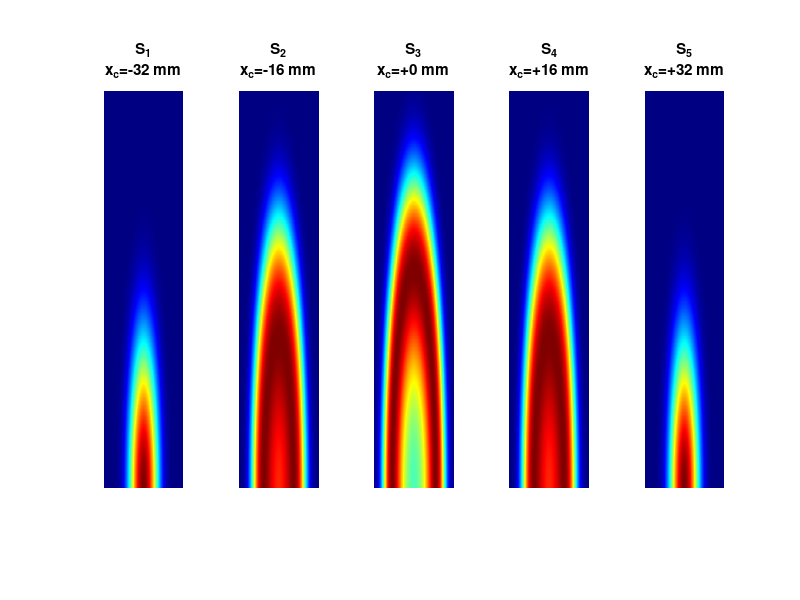

MATLAB code to generate this figure: (Note: this script raises an error after producing the figure.)
clear all;
clc;
close all;

addpath(genpath('.\image'));
addpath(genpath('.\image2'));
addpath(genpath('.\data'));
addpath(genpath('.\dataRGB'));
addpath(genpath('.\len_sub'));
addpath(genpath('.\频域重聚焦精简'));

if ~exist('.\dataRGB', 'dir')
    mkdir('.\dataRGB');
end

%% =========================================================
%  1. 火焰模型参数
%
%  本程序采用五层径向分层模型：
%
%  1）沿相机光轴 x 方向，将火焰直径 2R 连续划分为5层；
%  2）每层厚度为 2R/5，层与层之间没有空隙；
%  3）每层只使用该层中心位置 x_i 的二维温度分布；
%  4）使用层中心温度代表该层整个厚度范围内的温度；
%  5）每层保留有限厚度对应的辐射发射能力；
%  6）每层使用其中心对应的不同物距调用 LF_sim；
%  7）5个分层光场在线性光场数据层面叠加。
%
%  坐标约定：
%  相机位于火焰 +x 方向，光线沿 +x 方向传播。
%% =========================================================

t1 = 1200;           % 温度增量，K
t2 = 900;            % 基础温度，K
m  = 3;              % 温度场形状参数
n  = 0.9;

R = 0.04;            % 火焰半径，m
Z = 0.40;            % 火焰高度，m

Ny = 500;            % 横向网格数
Nz = 500;            % 轴向网格数

[y, z] = meshgrid( ...
    linspace(-R, R, Ny), ...
    linspace(0, Z, Nz));

%% =========================================================
%  2. 单色辐射参数
%
%  所有参数统一使用 SI 单位。
%% =========================================================

lambda = 0.610e-6;   % 波长，m
c1 = 3.7418e-16;     % 第一辐射常数
c2 = 1.4388e-2;      % 第二辐射常数，m*K

%% =========================================================
%  3. 介质辐射参数
%
%  对应纯吸收火焰：
%  单次散射反照率 omega = 0
%  因此散射系数 ks = 0
%% =========================================================

ke = 50;             % 消光系数，m^-1
ks = 0;              % 散射系数，m^-1
ka = ke - ks;        % 吸收系数，m^-1

if ka < 0
    error('吸收系数 ka 不能为负，请检查 ke 和 ks。');
end

%% =========================================================
%  4. 沿 x 方向连续划分为5层
%
%  火焰光轴方向范围：
%
%       -R <= x <= R
%
%  五层划分：
%
%  S1: [-R,    -3R/5]
%  S2: [-3R/5, -R/5 ]
%  S3: [-R/5,   R/5 ]
%  S4: [ R/5,   3R/5]
%  S5: [ 3R/5,  R   ]
%
%  当 R = 0.04 m 时：
%
%  S1: [-40, -24] mm，中心 -32 mm
%  S2: [-24,  -8] mm，中心 -16 mm
%  S3: [ -8,   8] mm，中心   0 mm
%  S4: [  8,  24] mm，中心  16 mm
%  S5: [ 24,  40] mm，中心  32 mm
%% =========================================================

N_layer = 5;

% 每层的边界
x_edges = linspace(-R, R, N_layer + 1);

% 每层中心位置
x_center = 0.5 .* ...
    (x_edges(1:end-1) + x_edges(2:end));

% 每层厚度
dx_layer = diff(x_edges);

fprintf('火焰沿 x 方向连续划分为 %d 层。\n', N_layer);

fprintf('每层厚度为 %.6f m = %.3f mm。\n\n', ...
    dx_layer(1), dx_layer(1) * 1000);

for i = 1:N_layer

    fprintf(['S%d：左边界 = %+.5f m，' ...
             '右边界 = %+.5f m，中心 = %+.5f m\n'], ...
        i, ...
        x_edges(i), ...
        x_edges(i+1), ...
        x_center(i));
end

%% =========================================================
%  5. 计算每层中心位置的温度和辐射
%
%  第 i 层使用中心坐标 x_i：
%
%       T_i(y,z) = T(x_i,y,z)
%
%  即：
%
%  - 沿层厚方向 x，不再继续区分温度变化；
%  - 每层整个厚度使用中心温度代表；
%  - 但温度仍随 y 和 z 变化；
%  - 所以 T_i 是二维温度分布，不是单一温度值。
%% =========================================================

% 保存五层温度场
T_layer = zeros(Nz, Ny, N_layer, 'single');

% 保存五层出射辐射
I_layer = zeros(Nz, Ny, N_layer, 'single');

% 对每一个 y，圆柱截面朝向 +x 方向的边界为：
%
%       x_front = sqrt(R^2-y^2)
%
% 相机位于 +x 方向。
x_front = sqrt(max(R.^2 - y.^2, 0));

for i = 1:N_layer

    %% 5.1 当前层中心坐标

    xi = x_center(i);

    %% 5.2 当前层中心截面的二维温度分布

    term_i = m .* ( ...
        xi.^2 ./ R.^2 + ...
        y.^2  ./ R.^2 + ...
        z.^2  ./ Z.^2) - n;

    T_i = t1 .* exp(-(term_i.^2)) + t2;

    %% 5.3 根据中心温度计算单色黑体辐射

    Eb_i = c1 .* lambda.^(-5) ./ ...
        expm1(c2 ./ (lambda .* T_i));

    %% 5.4 当前体积层与圆柱火焰的实际交叠厚度
    %
    % 当前层几何范围：
    %
    %       x_edges(i) <= x <= x_edges(i+1)
    %
    % 当前 y 位置圆柱截面的范围：
    %
    %       -x_front <= x <= x_front
    %
    % 两者取交集，得到当前 y 位置的实际火焰层厚度。

    x_intersect_left = max( ...
        x_edges(i), ...
        -x_front);

    x_intersect_right = min( ...
        x_edges(i+1), ...
        x_front);

    dx_effective = max( ...
        x_intersect_right - x_intersect_left, ...
        0);

    %% 5.5 当前有限厚度火焰层的等效发射率
    %
    % 虽然温度只取层中心值，但每层仍具有有限厚度。
    %
    % 纯吸收、均匀介质层的等效发射率：
    %
    %       alpha_i = 1-exp(-ka*dx_effective)

    alpha_i = 1 - exp(-ka .* dx_effective);

    %% 5.6 当前层辐射穿过前方火焰介质的距离
    %
    % 相机位于 +x 方向。
    %
    % 当前层朝向相机的一侧边界为：
    %
    %       x_intersect_right
    %
    % 从该边界到火焰前侧边界的距离为：
    %
    %       L_after = x_front-x_intersect_right

    L_after = max( ...
        x_front - x_intersect_right, ...
        0);

    %% 5.7 当前层到达火焰边界的辐射贡献
    %
    % 当前层自身发射：
    %
    %       Eb_i*alpha_i
    %
    % 经过前方火焰介质后：
    %
    %       I_i = Eb_i*alpha_i*exp(-ke*L_after)

    I_i = Eb_i .* ...
          alpha_i .* ...
          exp(-ke .* L_after);

    % 圆柱火焰外部不应产生辐射
    I_i(dx_effective <= 0) = 0;

    %% 5.8 保存结果

    T_layer(:, :, i) = single(T_i);
    I_layer(:, :, i) = single(I_i);

    fprintf('已完成第 %d 层：中心 x = %+.5f m。\n', ...
        i, xi);
end

%% =========================================================
%  6. 五层辐射叠加
%
%  该结果表示五个体积层到达火焰边界的出射辐射之和：
%
%       I_total = I_1+I_2+I_3+I_4+I_5
%% =========================================================

I_total = sum(double(I_layer), 3);

%% =========================================================
%  7. 显示五层中心温度分布
%% =========================================================

figure('Color', 'white');

for i = 1:N_layer

    subplot(1, N_layer, i);

    imagesc( ...
        linspace(-R, R, Ny), ...
        linspace(0, Z, Nz), ...
        double(T_layer(:, :, i)));

    set(gca, 'YDir', 'normal');

    axis image;
    axis off;

    title(sprintf( ...
        'S_%d\nx_c=%+.0f mm', ...
        i, ...
        x_center(i) * 1000));
end

colormap(jet(256));

sgtitle('五层中心截面的温度分布');

%% =========================================================
%  8. 显示五层辐射图和叠加图
%
%  显示操作不改变后续 LF_sim 的实际输入数据。
%% =========================================================

figure('Color', 'white');

for i = 1:N_layer

    subplot(1, N_layer + 1, i);

    imagesc( ...
        linspace(-R, R, Ny), ...
        linspace(0, Z, Nz), ...
        double(I_layer(:, :, i)));

    set(gca, 'YDir', 'normal');

    axis image;
    axis off;

    title(sprintf( ...
        'S_%d\nx_c=%+.0f mm', ...
        i, ...
        x_center(i) * 1000));
end

subplot(1, N_layer + 1, N_layer + 1);

imagesc( ...
    linspace(-R, R, Ny), ...
    linspace(0, Z, Nz), ...
    I_total);

set(gca, 'YDir', 'normal');

axis image;
axis off;

title('五层叠加');

colormap(gray(256));

sgtitle(sprintf( ...
    '五层中心温度近似下的辐射图，k_e=%.1f m^{-1}', ...
    ke));

%% =========================================================
%  9. 使用统一的全局缩放系数
%
%  注意：
%
%  1）不能对各层分别归一化；
%  2）不能分别做 gamma 变换；
%  3）不能分别转换成 uint8；
%
%  否则会破坏五层之间的真实相对辐射强度。
%
%  这里只使用一个统一缩放系数，把所有层缩放到 LF_sim
%  常用的 0～255 数值范围。
%% =========================================================

global_I_max = max(I_total(:));

if global_I_max <= 0
    error('总辐射强度为零，请检查温度场和介质参数。');
end

LF_input_peak = 255;

global_scale = LF_input_peak / global_I_max;

fprintf('\n总辐射最大值 = %.6e\n', global_I_max);

fprintf('统一 LF_sim 输入缩放系数 = %.6e\n', ...
    global_scale);

%% =========================================================
%  10. 光场相机参数
%% =========================================================

% 火焰中心到主透镜的距离
d_center = 600;       % mm

% 主透镜与传感器参数
v = 16;               % 像距，mm
N_line = 81;          % 主透镜离散化数量
d_m = 18;           

D = 4;                % 主透镜直径，mm
F = 16;               % 主透镜焦距，mm

lens_d = 0.01;        % 微透镜直径，mm
sen_N = 20;           % 每个微透镜后的传感器像素数

lens_f = lens_d * F / D;
lens_v = lens_f + v;  

micr_N = ceil(D / lens_d);

sen_N_total = micr_N * sen_N;
sen_d = lens_d / sen_N; 

if mod(sen_N_total, 2) == 0
    sen_N_total = sen_N_total + 1;
end

% LF_sim 输入物体的物理尺寸
%
% 横向范围：-R～R，因此宽度为 2R
% 轴向范围：0～Z，因此高度为 Z

obj_w = 2 * R * 1000; % 80 mm
obj_h = Z * 1000;     % 400 mm

%% =========================================================
%  11. 计算五层对应的不同物距
%
%  相机位于火焰 +x 方向：
%
%       d_i = d_center-x_i
%
%  x 越大，表示该层越靠近相机，物距越小。
%
%  五层中心：
%
%       [-32,-16,0,16,32] mm
%
%  对应物距：
%
%       [632,616,600,584,568] mm
%% =========================================================

d_layer = d_center - x_center .* 1000;

fprintf('\n各层 LF_sim 物距如下：\n');

for i = 1:N_layer

    fprintf(['S%d：中心位置 = %+7.2f mm，' ...
             '物距 d_i = %.3f mm\n'], ...
        i, ...
        x_center(i) * 1000, ...
        d_layer(i));
end

%% =========================================================
%  12. 每层使用不同物距调用 LF_sim
%
%  LF_layer{i}：
%  第 i 层单独发光时对应的光场。
%
%  LF_total：
%  五层同时发光时的总光场。
%% =========================================================

LF_layer = cell(N_layer, 1);

LF_total = [];

layer_LF_max = zeros(N_layer, 1);

tic;

for i = 1:N_layer

    %% 12.1 当前层二维辐射图
    %
    % 所有层采用同一个全局缩放系数。

    obj_i = double(I_layer(:, :, i)) .* global_scale;

    %% 12.2 当前层物距

    d_i = d_layer(i);

    fprintf('\n正在调用 LF_sim：S%d/%d，d=%.3f mm...\n', ...
        i, ...
        N_layer, ...
        d_i);

    %% 12.3 当前层光场成像

    LF_i = double(LF_sim( ...
        obj_i, ...
        d_i, ...
        obj_w, ...
        obj_h, ...
        D, ...
        N_line, ...
        F, ...
        v, ...
        lens_d, ...
        lens_f, ...
        sen_N));

    %% 12.4 检查不同物距下输出尺寸是否一致

    if isempty(LF_total)

        LF_total = zeros(size(LF_i), 'double');

    elseif ~isequal(size(LF_total), size(LF_i))

        error(['第 %d 层 LF_sim 输出尺寸与前面层不同。' ...
               '请检查 LF_sim 是否会随物距改变输出数组尺寸。'], ...
               i);
    end

    %% 12.5 保存当前层光场

    LF_layer{i} = LF_i;

    %% 12.6 在线性光场数据层面叠加

    LF_total = LF_total + LF_i;

    layer_LF_max(i) = max(LF_i(:));

    %% 12.7 单独保存当前层光场

    save(sprintf( ...
        '.\\dataRGB\\LF_centerTemp_S%d_d_%.3f.mat', ...
        i, ...
        d_i), ...
        'LF_i', ...
        'i', ...
        'd_i', ...
        '-v7.3');
end

elapsed_time = toc;

fprintf('\n五层 LF_sim 计算完成，总耗时 %.3f s。\n', ...
    elapsed_time);

%% =========================================================
%  13. 组装总五维光场数据
%
%  当前为 610 nm 单色辐射模型。
%
%  因此，将同一个单色总光场复制到 R、G、B 三个通道：
%
%       LF(:,:,:,:,1) = LF_total
%       LF(:,:,:,:,2) = LF_total
%       LF(:,:,:,:,3) = LF_total
%
%  若 LF_total 为四维：
%
%       [U,V,S,T]
%
%  则 LF 为五维：
%
%       [U,V,S,T,3]
%% =========================================================

LF = cat(5, ...
    LF_total, ...
    LF_total, ...
    LF_total);

fprintf('\n单色总光场 LF_total 的尺寸为：\n');
disp(size(LF_total));

fprintf('RGB 五维光场 LF 的尺寸为：\n');
disp(size(LF));

fprintf('LF 的维数 ndims(LF) = %d\n', ...
    ndims(LF));

%% =========================================================
%  14. 保存五层模型的全部数据
%% =========================================================

save(sprintf( ...
    '.\\dataRGB\\LF_5layers_centerTemp_dcenter_%d_v_%d_Nline_%d.mat', ...
    d_center, ...
    v, ...
    N_line), ...
    'LF', ...
    'LF_total', ...
    'LF_layer', ...
    'T_layer', ...
    'I_layer', ...
    'I_total', ...
    'x_edges', ...
    'x_center', ...
    'dx_layer', ...
    'd_layer', ...
    'ke', ...
    'ka', ...
    'ks', ...
    'lambda', ...
    'global_scale', ...
    'obj_w', ...
    'obj_h', ...
    '-v7.3');

fprintf('五层中心温度模型的数据已保存。\n');

%% =========================================================
%  15. 保存分层参数表
%% =========================================================

LayerIndex = (1:N_layer).';

XLeft_m = x_edges(1:end-1).';
XRight_m = x_edges(2:end).';
XCenter_m = x_center.';

LayerThickness_m = dx_layer.';
ObjectDistance_mm = d_layer.';

LFMax = layer_LF_max;

layer_info = table( ...
    LayerIndex, ...
    XLeft_m, ...
    XRight_m, ...
    XCenter_m, ...
    LayerThickness_m, ...
    ObjectDistance_mm, ...
    LFMax);

writetable( ...
    layer_info, ...
    '.\dataRGB\layer_info_5layers_centerTemp.csv');

fprintf('分层位置和物距参数表已保存。\n');

%% =========================================================
%  16. 保存兼容 reshape4to2_im 的总光场文件
%
%  原 reshape4to2_im 函数可能会根据以下文件名读取数据：
%
%  im_d_600_v_16_Nline_81_1.mat
%  im_d_600_v_16_Nline_81_2.mat
%  im_d_600_v_16_Nline_81_3.mat
%
%  这里保存的是五层叠加后的总光场。
%
%  文件名中的 d_center=600 只用于兼容原函数，
%  不代表五层全部位于600 mm平面。
%% =========================================================

im = LF_total;

for k = 1:3

    save(sprintf( ...
        '.\\dataRGB\\im_d_%d_v_%d_Nline_%d_%d.mat', ...
        d_center, ...
        v, ...
        N_line, ...
        k), ...
        'im', ...
        '-v7.3');
end

im_max = repmat( ...
    max(LF_total(:)), ...
    3, ...
    1);

%% =========================================================
%  17. 显示五层叠加后的传感器图像
%% =========================================================

im_RGB = reshape4to2_im( ...
    d_center, ...
    v, ...
    N_line, ...
    micr_N, ...
    sen_N, ...
    im_max);

figure('Color', 'white');

imshow(im_RGB, []);

title('五层中心温度模型的总光场传感器图像');

imwrite( ...
    im_RGB, ...
    '.\dataRGB\sensor_5layers_centerTemp_RGB.png');

fprintf('\n已生成五层叠加后的总传感器图像。\n');

disp('The end!');
